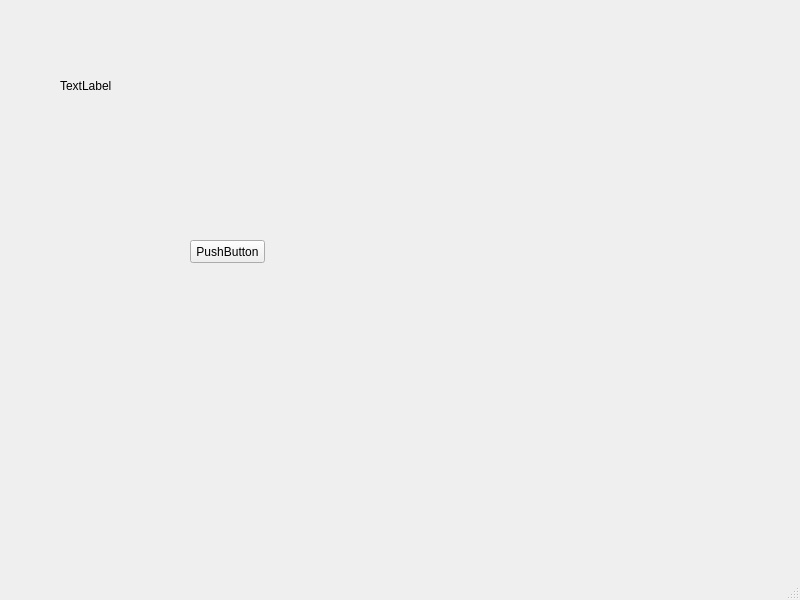
<?xml version="1.0" encoding="UTF-8"?>
<ui version="4.0">
 <class>MainWindow</class>
 <widget class="QMainWindow" name="MainWindow">
  <property name="geometry">
   <rect>
    <x>0</x>
    <y>0</y>
    <width>800</width>
    <height>600</height>
   </rect>
  </property>
  <property name="windowTitle">
   <string>MainWindow</string>
  </property>
  <widget class="QWidget" name="centralwidget">
   <widget class="QPushButton" name="pushButton">
    <property name="geometry">
     <rect>
      <x>190</x>
      <y>240</y>
      <width>75</width>
      <height>23</height>
     </rect>
    </property>
    <property name="text">
     <string>PushButton</string>
    </property>
   </widget>
   <widget class="QLabel" name="label">
    <property name="geometry">
     <rect>
      <x>60</x>
      <y>80</y>
      <width>54</width>
      <height>12</height>
     </rect>
    </property>
    <property name="text">
     <string>TextLabel</string>
    </property>
   </widget>
  </widget>
  <widget class="QMenuBar" name="menubar">
   <property name="geometry">
    <rect>
     <x>0</x>
     <y>0</y>
     <width>800</width>
     <height>23</height>
    </rect>
   </property>
  </widget>
  <widget class="QStatusBar" name="statusbar"/>
 </widget>
 <resources/>
 <connections/>
</ui>
